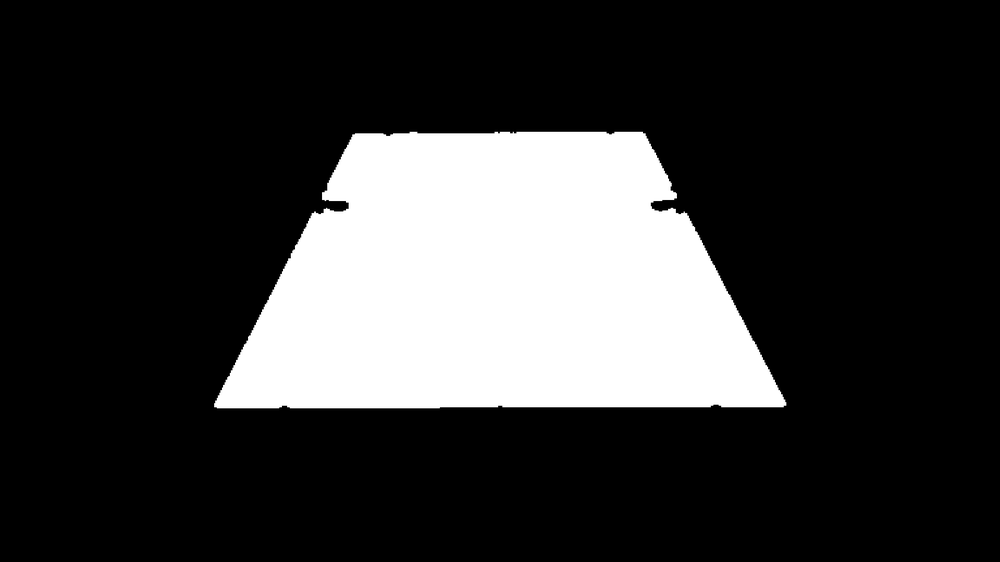
#> input picture tenisUSOpen/dataset/masks_pista_ruido/img1_pista_ruido.png, 1000 x 562 px, shrunk from 1919 x 1079 before the run; its folder holds 3 pictures in this run
$ python 6.quitar_ruido_mask_pista.py
#> lines starting #> are read from the running program, lines starting #| are printed output that depends on the picture; after the words box and inside, x2 and y2 are one past the last pixel; in counts of white or black regions, pixels touching at a corner belong together
import cv2
import numpy as np
import os

INPUT_DIR = "dataset/masks_pista_ruido"
OUTPUT_DIR = "dataset/masks_pista"

os.makedirs(OUTPUT_DIR, exist_ok=True)

print("Iniciando limpieza de máscaras...")

for mask_name in os.listdir(INPUT_DIR):
    if not mask_name.lower().endswith((".png", ".jpg")):
        continue

    input_path = os.path.join(INPUT_DIR, mask_name)
    mask_ruidosa = cv2.imread(input_path, cv2.IMREAD_GRAYSCALE)
#> mask_ruidosa is the input picture: shape (562, 1000); min 0, max 255, mean 53.8

    if mask_ruidosa is None:
        print(f"Error al leer {mask_name}, saltando")
        continue

    # Buscar el contorno externo más grande
    contours, _ = cv2.findContours(mask_ruidosa, cv2.RETR_EXTERNAL, cv2.CHAIN_APPROX_SIMPLE)
#> contours = 11 contours, 10 with area under 20; largest, box (x1, y1, x2, y2) and area: (212, 131, 789, 411) 120377
    if not contours:
        print(f"No se detectaron contornos en {mask_name}")
        continue

    c = max(contours, key=cv2.contourArea)
#> c = contour of 722 points, box (x1, y1, x2, y2) (212, 131, 789, 411), area 120377

    # Aplicar convex hull para rellenar irregularidades
    hull = cv2.convexHull(c)
#> hull = contour of 25 points, box (x1, y1, x2, y2) (212, 131, 789, 411), area 122476

    h, w = mask_ruidosa.shape[:2]
#> h = 562; w = 1000
    mask_limpia = np.zeros((h, w), dtype=np.uint8)

    # Dibujar el resultado
    cv2.fillPoly(mask_limpia, [hull], 255)
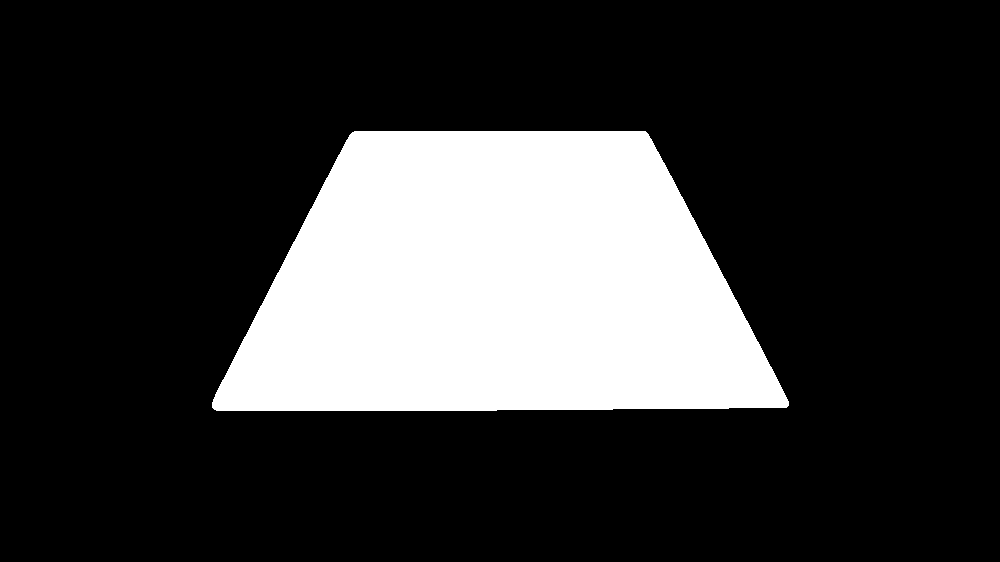
#> mask_limpia: shape (562, 1000); 21.9% white; 1 white region

    base_name = mask_name.split('_')[0].split('.')[0]
    output_name = f"{base_name}_pista.png"
    output_path = os.path.join(OUTPUT_DIR, output_name)

    cv2.imwrite(output_path, mask_limpia)
#> pass 2 of the loop `for mask_name in os.listdir(INPUT_DIR):`:
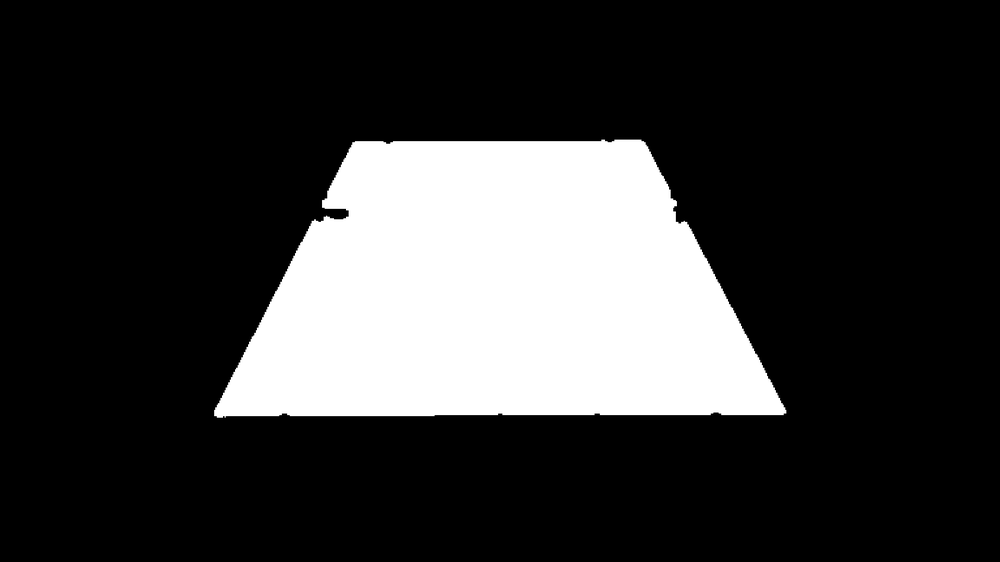
#> input picture tenisUSOpen/dataset/masks_pista_ruido/img2_pista_ruido.png, 1000 x 562 px, shrunk from 1919 x 1079 before the run
#> mask_ruidosa is the input picture: shape (562, 1000); min 0, max 255, mean 53.8
#> contours = 7 contours, 6 with area under 20; largest, box (x1, y1, x2, y2) and area: (212, 139, 789, 420) 120532
#> c = contour of 697 points, box (x1, y1, x2, y2) (212, 139, 789, 420), area 120532
#> hull = contour of 25 points, box (x1, y1, x2, y2) (212, 139, 789, 420), area 122560
#> `cv2.fillPoly(mask_limpia, [hull], 255)`:
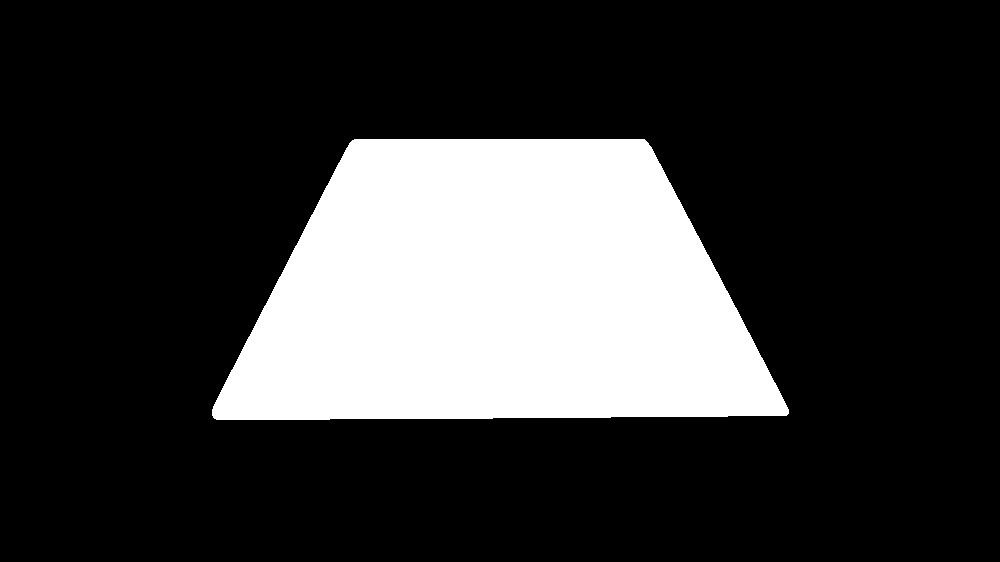
#> mask_limpia: shape (562, 1000); 21.9% white; 1 white region
#> pass 3 of the loop `for mask_name in os.listdir(INPUT_DIR):`:
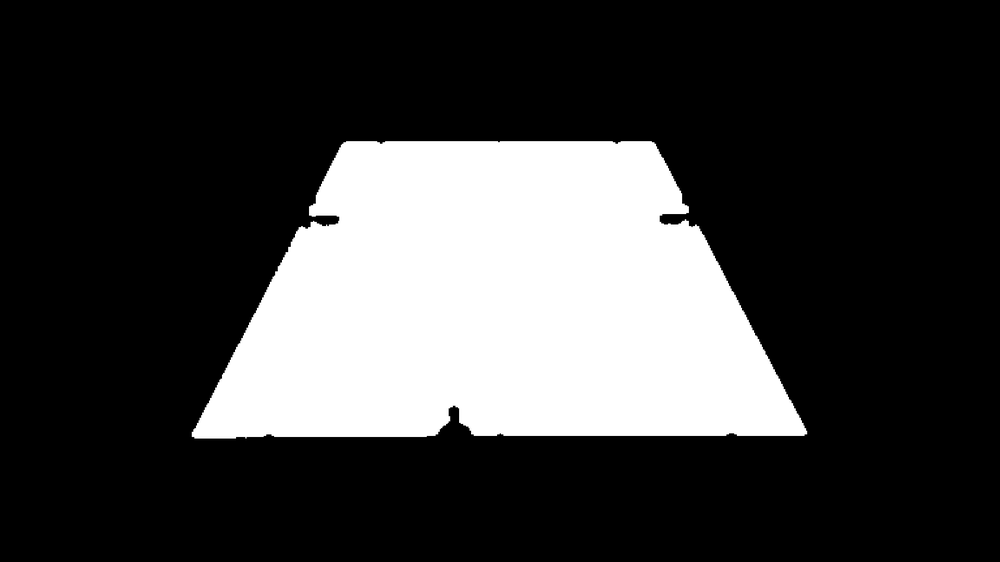
#> input picture tenisUSOpen/dataset/masks_pista_ruido/img3_pista_ruido.png, 1000 x 562 px, shrunk from 1919 x 1079 before the run
#> mask_ruidosa is the input picture: shape (562, 1000); min 0, max 255, mean 61.6
#> contours = 7 contours, 6 with area under 20; largest, box (x1, y1, x2, y2) and area: (191, 139, 810, 441) 138085
#> c = contour of 775 points, box (x1, y1, x2, y2) (191, 139, 810, 441), area 138085
#> hull = contour of 22 points, box (x1, y1, x2, y2) (191, 139, 810, 441), area 141119
#> `cv2.fillPoly(mask_limpia, [hull], 255)`:
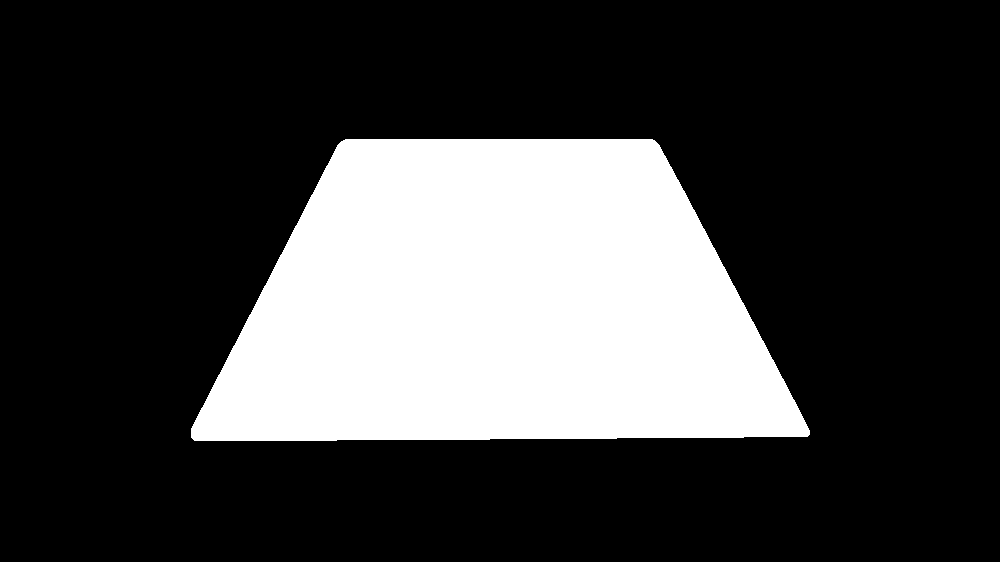
#> mask_limpia: shape (562, 1000); 25.2% white; 1 white region, box (x1, y1, x2, y2) and area: (191, 139, 810, 441) 141883

print("Proceso completado.")
